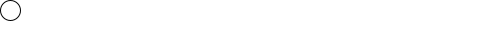
Frame 1 (no input)
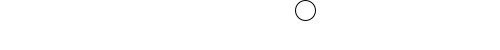
Frame 60 (the mouse pressed at the canvas centre just before this capture)
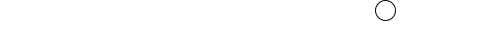
Frame 120 (the mouse held since frame 60 and released just before this capture)

The Processing sketch that drew these frames (run headless with seeded random() and noise(); from frame 60 on, the mouse is pressed at the canvas centre):

// Processing sketch: BouncincBall
// ── BouncincBall.pde

float x=10, y=10, bsize=20, speed=5;

void setup() {
   size(500,50); 
}

void draw() {
  
  background(#ffffff);
  ellipse(x,y,bsize,bsize);
  
  x = x + speed;
  
  if (x > width - bsize/2 || x < bsize/2) {
    speed *= -1;
  }
}
